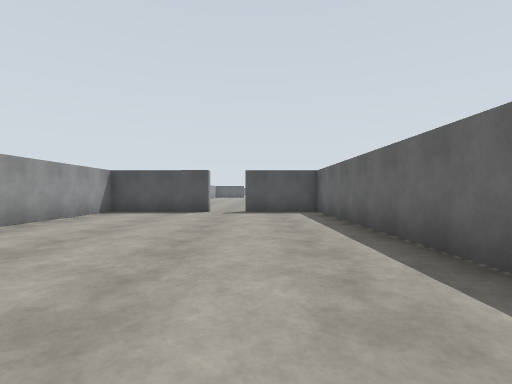
[1] (above)

24 first-person views from a walk through a world built for the Gazebo simulator. The camera is 1.2 m above the floor, looks level and sees 85° across. The floor is counted in squares, 2 m on a side. Each view is taken from the middle of a square. On the plan, view 1 faces up. The plan holds only what a view shows up to about 9 squares ahead; the rest is blank. The place goes on beyond the plan.

[2]
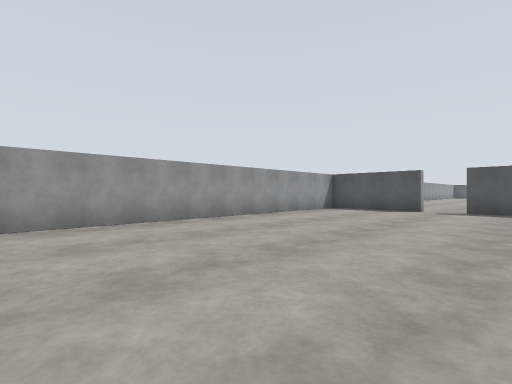

[3]
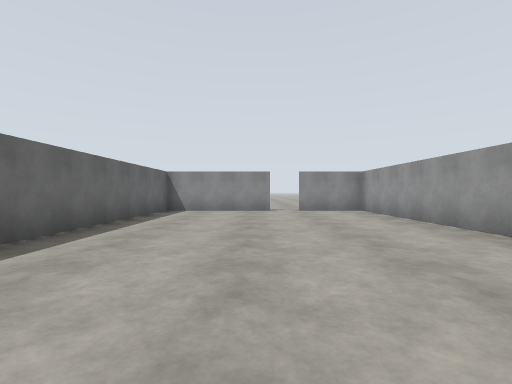

[4]
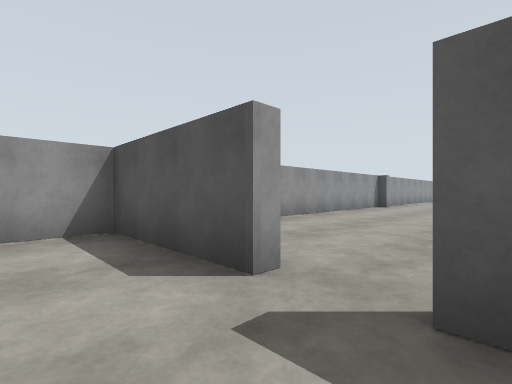

[5]
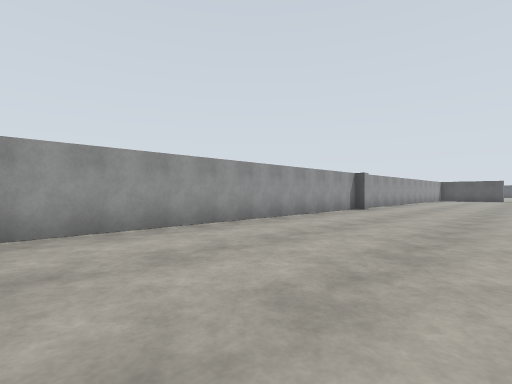

[6]
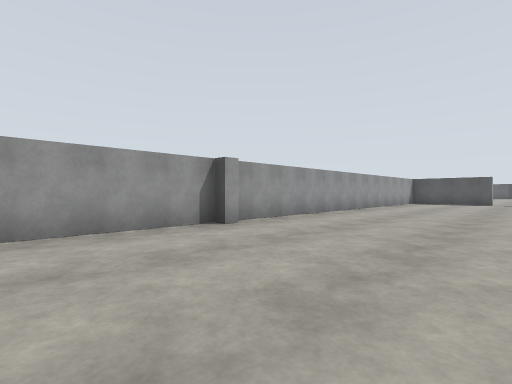

[7]
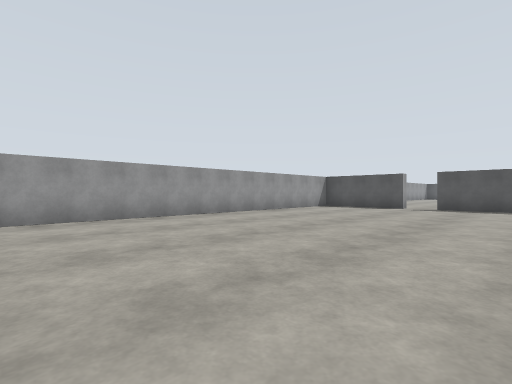

[8]
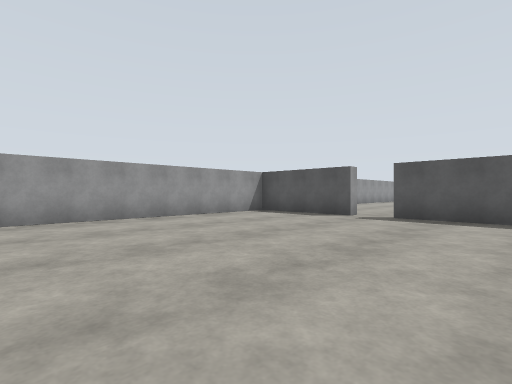

[9]
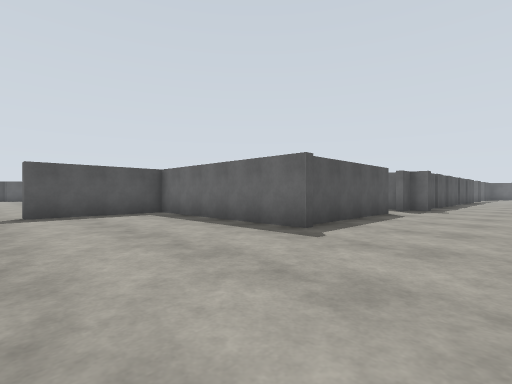

[10]
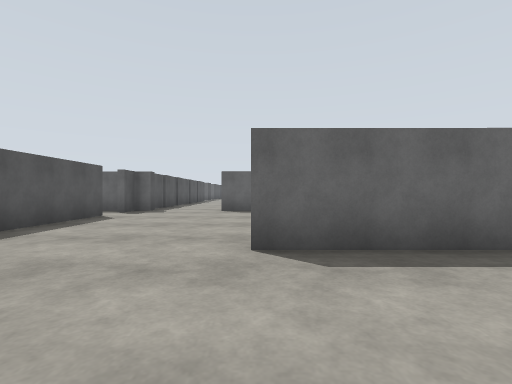

[11]
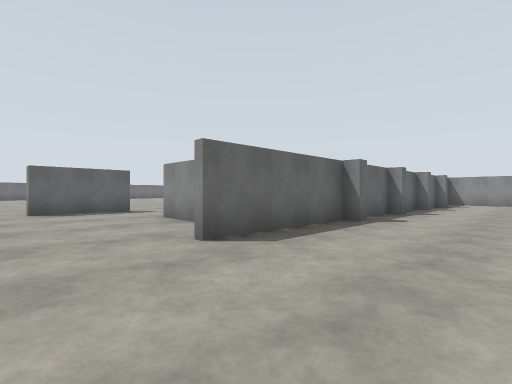

[12]
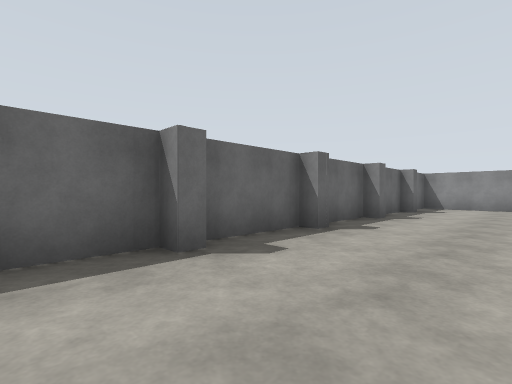

[13]
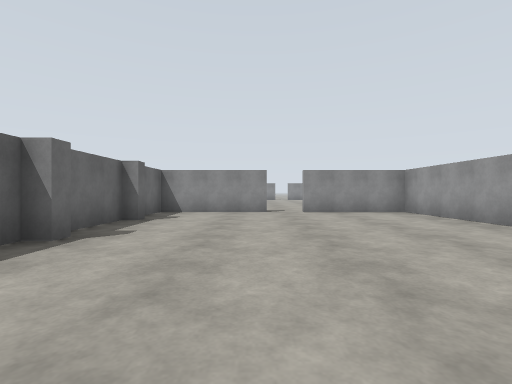

[14]
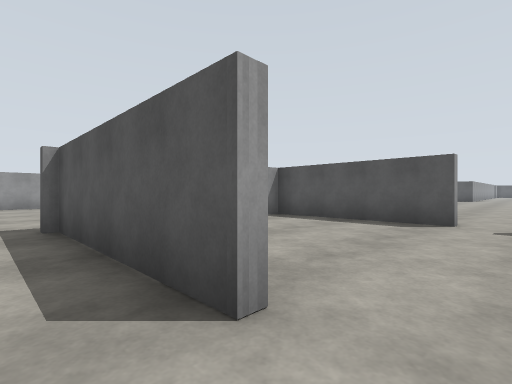

[15]
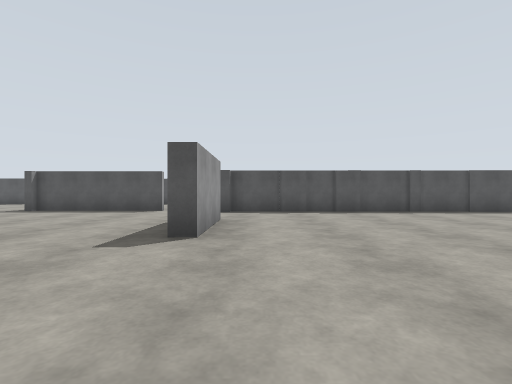

[16]
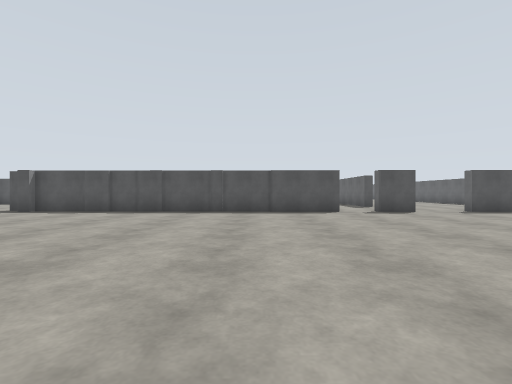

[17]
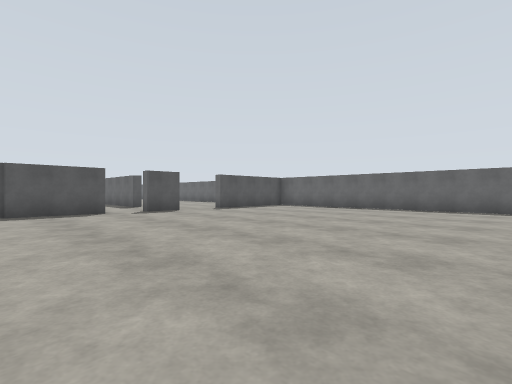

[18]
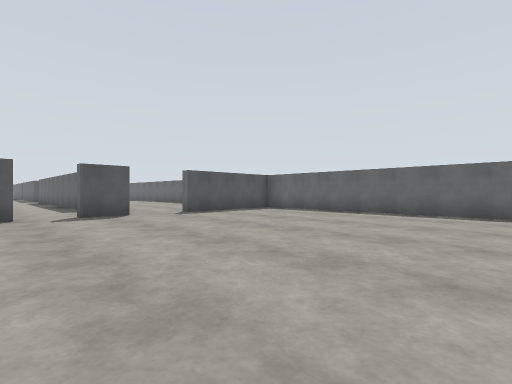

[19]
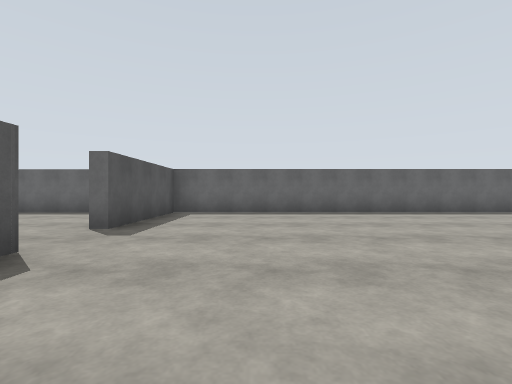

[20]
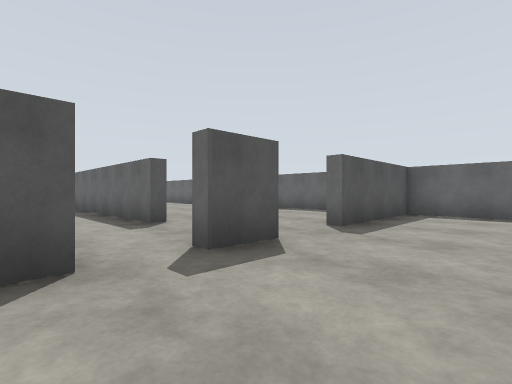

[21]
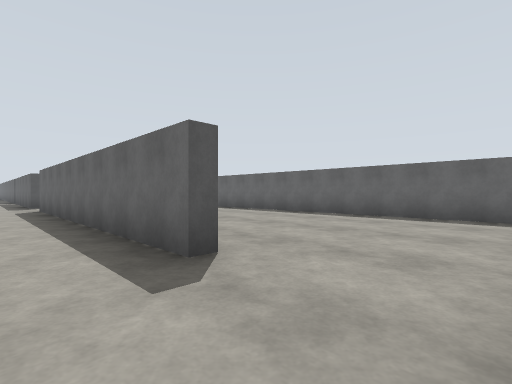

[22]
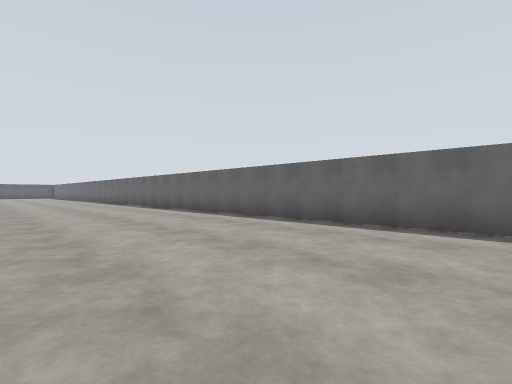

[23]
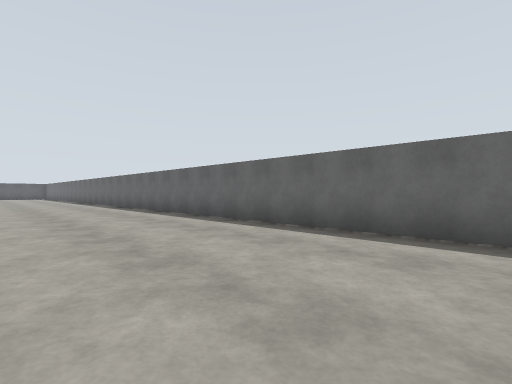

[24]
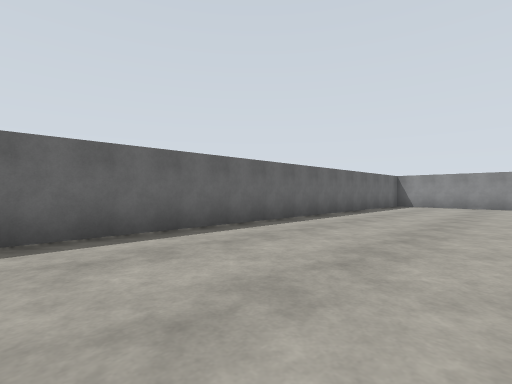

### Floor plan
Key: @ floor where view 1 was taken; # wall or solid block; . floor.
Columns run from 5 left of view 1 to 26 right of it. Each row starts with its distance up from view 1.
 38                           .....#
 37                          ......#
 36                          #.....#
 35                         .#.....#
 34             ..          .#.....#
 33     ..      ..          .#.....#
 32    ...      ..          .#.....#
 31  ###.########.          .#.....#
 30  #......#.....          .#.....#
 29  #......#.....          .#.....#
 28  #......# ....          .......#
 27  #......#  ...#         .......#
 26  #......#####.#######   .......#
 25  #...............  . ###....####
 24  #.............................#
 23  #............#................#
 22  #......#.....#................#
 21  #......####..#................#
 20  #......#   ...................#
 19  #......#    ..... ............#
 18 ##......#     ...   ...........#
 17 #.......#      .     ..........#
 16 #.......#                  ....#
 15 #.......#                  ....#
 14 #.......#                  ....#
 13 #.......#                  ....#
 12 #.......#                  ....#
 11 #.......#                  ....#
 10 #.......#                  ....#
  9 ##.....##                   ..
  8  ###.###
  7  #.....#
  6  #.....#
  5  #.....#
  4  #.....#
  3  #.....#
  2  #.....#
  1  #.....#
  0  #...@.#
 -1  #.....#
 -2  #.....#
 -3  #.....#
 -4  ##.####

Where each view was taken, in squares from view 1:
view 1: 0 up, 0 right, facing up
view 2: 1 down, 1 right, facing up-left
view 3: 5 up, 1 left, facing down
view 4: 7 up, 0 right, facing up-left
view 5: 9 up, 0 right, facing up-left
view 6: 15 up, 0 right, facing up-left
view 7: 20 up, 2 right, facing up-left
view 8: 24 up, 2 right, facing up-left
view 9: 23 up, 1 left, facing up-right
view 10: 22 up, 0 right, facing right
view 11: 24 up, 0 right, facing down-right
view 12: 20 up, 0 right, facing down-right
view 13: 17 up, 0 right, facing down
view 14: 25 up, 8 right, facing up-left
view 15: 17 up, 10 right, facing up
view 16: 17 up, 16 right, facing up
view 17: 17 up, 16 right, facing up-right
view 18: 18 up, 18 right, facing up-right
view 19: 23 up, 18 right, facing right
view 20: 23 up, 18 right, facing up-right
view 21: 26 up, 19 right, facing up-right
view 22: 29 up, 21 right, facing up-right
view 23: 32 up, 22 right, facing up-right
view 24: 19 up, 22 right, facing down-right
